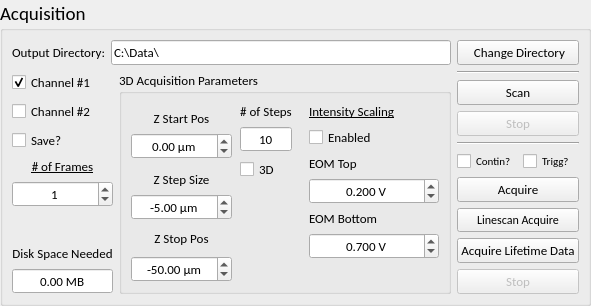
   <widget class="QGroupBox" name="groupBox_3">
    <property name="geometry">
     <rect>
      <x>10</x>
      <y>70</y>
      <width>591</width>
      <height>269</height>
     </rect>
    </property>
    <property name="font">
     <font>
      <family>Calibri</family>
      <pointsize>14</pointsize>
      <weight>50</weight>
      <italic>false</italic>
      <bold>false</bold>
      <underline>false</underline>
      <strikeout>false</strikeout>
     </font>
    </property>
    <property name="title">
     <string>Acquisition</string>
    </property>
    <layout class="QGridLayout">
     <property name="margin">
      <number>9</number>
     </property>
     <property name="spacing">
      <number>6</number>
     </property>
     <item row="4" column="1">
      <widget class="QGroupBox" name="groupBox_4">
       <property name="font">
        <font>
         <family>Calibri</family>
         <pointsize>10</pointsize>
         <weight>50</weight>
         <italic>false</italic>
         <bold>false</bold>
         <underline>false</underline>
         <strikeout>false</strikeout>
        </font>
       </property>
       <property name="title">
        <string>3D Acquisition Parameters</string>
       </property>
       <layout class="QGridLayout">
        <property name="margin">
         <number>9</number>
        </property>
        <property name="spacing">
         <number>6</number>
        </property>
        <item row="1" column="0">
         <layout class="QHBoxLayout">
          <property name="spacing">
           <number>6</number>
          </property>
          <property name="sizeConstraint">
           <enum>QLayout::SetDefaultConstraint</enum>
          </property>
          <property name="margin">
           <number>0</number>
          </property>
          <item>
           <layout class="QVBoxLayout">
            <property name="spacing">
             <number>6</number>
            </property>
            <property name="margin">
             <number>0</number>
            </property>
            <item>
             <layout class="QVBoxLayout">
              <property name="spacing">
               <number>6</number>
              </property>
              <property name="margin">
               <number>0</number>
              </property>
              <item>
               <widget class="QLabel" name="label_20">
                <property name="font">
                 <font>
                  <family>Calibri</family>
                  <pointsize>10</pointsize>
                 </font>
                </property>
                <property name="text">
                 <string>Z Start Pos</string>
                </property>
                <property name="alignment">
                 <set>Qt::AlignBottom|Qt::AlignHCenter</set>
                </property>
               </widget>
              </item>
              <item>
               <widget class="QDoubleSpinBox" name="doubleSpinBox_zStartPos">
                <property name="font">
                 <font>
                  <family>Calibri</family>
                  <pointsize>10</pointsize>
                 </font>
                </property>
                <property name="alignment">
                 <set>Qt::AlignHCenter</set>
                </property>
                <property name="suffix">
                 <string> µm</string>
                </property>
                <property name="minimum">
                 <double>-10000.000000000000000</double>
                </property>
                <property name="maximum">
                 <double>10000.000000000000000</double>
                </property>
               </widget>
              </item>
             </layout>
            </item>
            <item>
             <layout class="QVBoxLayout">
              <property name="spacing">
               <number>6</number>
              </property>
              <property name="margin">
               <number>0</number>
              </property>
              <item>
               <widget class="QLabel" name="label_21">
                <property name="font">
                 <font>
                  <family>Calibri</family>
                  <pointsize>10</pointsize>
                 </font>
                </property>
                <property name="text">
                 <string>Z Step Size</string>
                </property>
                <property name="alignment">
                 <set>Qt::AlignBottom|Qt::AlignHCenter</set>
                </property>
               </widget>
              </item>
              <item>
               <widget class="QDoubleSpinBox" name="doubleSpinBox_zStepSize">
                <property name="font">
                 <font>
                  <family>Calibri</family>
                  <pointsize>10</pointsize>
                 </font>
                </property>
                <property name="alignment">
                 <set>Qt::AlignHCenter</set>
                </property>
                <property name="suffix">
                 <string> µm</string>
                </property>
                <property name="minimum">
                 <double>-500.000000000000000</double>
                </property>
                <property name="maximum">
                 <double>1000.000000000000000</double>
                </property>
                <property name="value">
                 <double>-5.000000000000000</double>
                </property>
               </widget>
              </item>
             </layout>
            </item>
            <item>
             <layout class="QVBoxLayout">
              <property name="spacing">
               <number>6</number>
              </property>
              <property name="margin">
               <number>0</number>
              </property>
              <item>
               <widget class="QLabel" name="label_22">
                <property name="font">
                 <font>
                  <family>Calibri</family>
                  <pointsize>10</pointsize>
                 </font>
                </property>
                <property name="text">
                 <string>Z Stop Pos</string>
                </property>
                <property name="alignment">
                 <set>Qt::AlignCenter</set>
                </property>
               </widget>
              </item>
              <item>
               <widget class="QDoubleSpinBox" name="doubleSpinBox_zStopPos">
                <property name="sizePolicy">
                 <sizepolicy hsizetype="Expanding" vsizetype="Fixed">
                  <horstretch>0</horstretch>
                  <verstretch>0</verstretch>
                 </sizepolicy>
                </property>
                <property name="minimumSize">
                 <size>
                  <width>50</width>
                  <height>0</height>
                 </size>
                </property>
                <property name="baseSize">
                 <size>
                  <width>0</width>
                  <height>0</height>
                 </size>
                </property>
                <property name="font">
                 <font>
                  <family>Calibri</family>
                  <pointsize>10</pointsize>
                 </font>
                </property>
                <property name="alignment">
                 <set>Qt::AlignHCenter</set>
                </property>
                <property name="suffix">
                 <string> µm</string>
                </property>
                <property name="minimum">
                 <double>-2000.000000000000000</double>
                </property>
                <property name="maximum">
                 <double>1000.000000000000000</double>
                </property>
                <property name="value">
                 <double>-50.000000000000000</double>
                </property>
               </widget>
              </item>
             </layout>
            </item>
           </layout>
          </item>
          <item>
           <spacer>
            <property name="orientation">
             <enum>Qt::Horizontal</enum>
            </property>
            <property name="sizeHint" stdset="0">
             <size>
              <width>8</width>
              <height>20</height>
             </size>
            </property>
           </spacer>
          </item>
          <item>
           <layout class="QVBoxLayout">
            <property name="spacing">
             <number>6</number>
            </property>
            <property name="margin">
             <number>0</number>
            </property>
            <item>
             <layout class="QVBoxLayout">
              <property name="spacing">
               <number>6</number>
              </property>
              <property name="margin">
               <number>0</number>
              </property>
              <item>
               <widget class="QLabel" name="label_18">
                <property name="font">
                 <font>
                  <family>Calibri</family>
                  <pointsize>10</pointsize>
                 </font>
                </property>
                <property name="text">
                 <string># of Steps</string>
                </property>
                <property name="alignment">
                 <set>Qt::AlignBottom|Qt::AlignHCenter</set>
                </property>
               </widget>
              </item>
              <item>
               <widget class="QSpinBox" name="spinBox_numSteps">
                <property name="alignment">
                 <set>Qt::AlignCenter</set>
                </property>
                <property name="readOnly">
                 <bool>true</bool>
                </property>
                <property name="buttonSymbols">
                 <enum>QAbstractSpinBox::NoButtons</enum>
                </property>
                <property name="maximum">
                 <number>1000</number>
                </property>
                <property name="value">
                 <number>10</number>
                </property>
               </widget>
              </item>
             </layout>
            </item>
            <item>
             <widget class="QCheckBox" name="checkBox_3dAcq">
              <property name="font">
               <font>
                <family>Calibri</family>
                <pointsize>10</pointsize>
               </font>
              </property>
              <property name="text">
               <string>3D</string>
              </property>
             </widget>
            </item>
            <item>
             <spacer>
              <property name="orientation">
               <enum>Qt::Vertical</enum>
              </property>
              <property name="sizeHint" stdset="0">
               <size>
                <width>20</width>
                <height>91</height>
               </size>
              </property>
             </spacer>
            </item>
           </layout>
          </item>
          <item>
           <spacer>
            <property name="orientation">
             <enum>Qt::Horizontal</enum>
            </property>
            <property name="sizeHint" stdset="0">
             <size>
              <width>16</width>
              <height>20</height>
             </size>
            </property>
           </spacer>
          </item>
          <item>
           <layout class="QVBoxLayout">
            <property name="spacing">
             <number>6</number>
            </property>
            <property name="margin">
             <number>0</number>
            </property>
            <item>
             <widget class="QLabel" name="label_46">
              <property name="font">
               <font>
                <weight>50</weight>
                <bold>false</bold>
                <underline>true</underline>
               </font>
              </property>
              <property name="text">
               <string>Intensity Scaling</string>
              </property>
             </widget>
            </item>
            <item>
             <widget class="QCheckBox" name="checkBox_laserIntAdjust">
              <property name="font">
               <font>
                <family>Calibri</family>
                <pointsize>10</pointsize>
               </font>
              </property>
              <property name="text">
               <string>Enabled</string>
              </property>
             </widget>
            </item>
            <item>
             <widget class="QLabel" name="label_51">
              <property name="text">
               <string>EOM Top</string>
              </property>
             </widget>
            </item>
            <item>
             <widget class="QDoubleSpinBox" name="doubleSpinBox_TopVoltage">
              <property name="alignment">
               <set>Qt::AlignCenter</set>
              </property>
              <property name="suffix">
               <string> V</string>
              </property>
              <property name="decimals">
               <number>3</number>
              </property>
              <property name="minimum">
               <double>-10.000000000000000</double>
              </property>
              <property name="maximum">
               <double>10.000000000000000</double>
              </property>
              <property name="value">
               <double>0.200000000000000</double>
              </property>
             </widget>
            </item>
            <item>
             <widget class="QLabel" name="label_54">
              <property name="text">
               <string>EOM Bottom</string>
              </property>
             </widget>
            </item>
            <item>
             <widget class="QDoubleSpinBox" name="doubleSpinBox_BottomVoltage">
              <property name="alignment">
               <set>Qt::AlignCenter</set>
              </property>
              <property name="suffix">
               <string> V</string>
              </property>
              <property name="decimals">
               <number>3</number>
              </property>
              <property name="minimum">
               <double>-10.000000000000000</double>
              </property>
              <property name="maximum">
               <double>10.000000000000000</double>
              </property>
              <property name="value">
               <double>0.700000000000000</double>
              </property>
             </widget>
            </item>
            <item>
             <spacer>
              <property name="orientation">
               <enum>Qt::Vertical</enum>
              </property>
              <property name="sizeHint" stdset="0">
               <size>
                <width>130</width>
                <height>71</height>
               </size>
              </property>
             </spacer>
            </item>
           </layout>
          </item>
         </layout>
        </item>
       </layout>
      </widget>
     </item>
     <item row="3" column="2" rowspan="2">
      <layout class="QVBoxLayout">
       <property name="spacing">
        <number>6</number>
       </property>
       <property name="margin">
        <number>0</number>
       </property>
       <item>
        <widget class="QPushButton" name="pushButton_changeDir">
         <property name="font">
          <font>
           <family>Calibri</family>
           <pointsize>10</pointsize>
           <weight>50</weight>
           <italic>false</italic>
           <bold>false</bold>
           <underline>false</underline>
           <strikeout>false</strikeout>
          </font>
         </property>
         <property name="text">
          <string> Change Directory</string>
         </property>
        </widget>
       </item>
       <item>
        <widget class="Line" name="line_3">
         <property name="orientation">
          <enum>Qt::Horizontal</enum>
         </property>
        </widget>
       </item>
       <item>
        <widget class="QPushButton" name="pushButton_Scan">
         <property name="font">
          <font>
           <family>Calibri</family>
           <pointsize>10</pointsize>
           <weight>50</weight>
           <italic>false</italic>
           <bold>false</bold>
           <underline>false</underline>
           <strikeout>false</strikeout>
          </font>
         </property>
         <property name="text">
          <string>Scan</string>
         </property>
        </widget>
       </item>
       <item>
        <widget class="QPushButton" name="pushButton_Stop">
         <property name="enabled">
          <bool>false</bool>
         </property>
         <property name="font">
          <font>
           <family>Calibri</family>
           <pointsize>10</pointsize>
           <weight>50</weight>
           <italic>false</italic>
           <bold>false</bold>
           <underline>false</underline>
           <strikeout>false</strikeout>
          </font>
         </property>
         <property name="text">
          <string>Stop</string>
         </property>
        </widget>
       </item>
       <item>
        <widget class="Line" name="line_4">
         <property name="orientation">
          <enum>Qt::Horizontal</enum>
         </property>
        </widget>
       </item>
       <item>
        <layout class="QHBoxLayout" name="horizontalLayout_2">
         <item>
          <widget class="QCheckBox" name="checkBox_ContinAcq">
           <property name="enabled">
            <bool>true</bool>
           </property>
           <property name="font">
            <font>
             <pointsize>8</pointsize>
            </font>
           </property>
           <property name="text">
            <string>Contin?</string>
           </property>
           <property name="checked">
            <bool>false</bool>
           </property>
          </widget>
         </item>
         <item>
          <widget class="QCheckBox" name="checkBox_TrigAcq">
           <property name="font">
            <font>
             <pointsize>8</pointsize>
            </font>
           </property>
           <property name="text">
            <string>Trigg?</string>
           </property>
           <property name="checked">
            <bool>false</bool>
           </property>
          </widget>
         </item>
        </layout>
       </item>
       <item>
        <widget class="QPushButton" name="pushButton_Acquire">
         <property name="font">
          <font>
           <family>Calibri</family>
           <pointsize>10</pointsize>
           <weight>50</weight>
           <italic>false</italic>
           <bold>false</bold>
           <underline>false</underline>
           <strikeout>false</strikeout>
          </font>
         </property>
         <property name="text">
          <string>Acquire</string>
         </property>
        </widget>
       </item>
       <item>
        <widget class="QPushButton" name="pushButton_linescanAcq">
         <property name="font">
          <font>
           <family>Calibri</family>
           <pointsize>9</pointsize>
           <weight>50</weight>
           <italic>false</italic>
           <bold>false</bold>
           <underline>false</underline>
           <strikeout>false</strikeout>
          </font>
         </property>
         <property name="text">
          <string>Linescan Acquire</string>
         </property>
        </widget>
       </item>
       <item>
        <widget class="QPushButton" name="pushButton_lifetimeAcq">
         <property name="enabled">
          <bool>true</bool>
         </property>
         <property name="font">
          <font>
           <family>Calibri</family>
           <pointsize>10</pointsize>
           <weight>50</weight>
           <italic>false</italic>
           <bold>false</bold>
           <underline>false</underline>
           <strikeout>false</strikeout>
          </font>
         </property>
         <property name="text">
          <string>Acquire Lifetime Data</string>
         </property>
        </widget>
       </item>
       <item>
        <spacer name="verticalSpacer_7">
         <property name="orientation">
          <enum>Qt::Vertical</enum>
         </property>
         <property name="sizeHint" stdset="0">
          <size>
           <width>20</width>
           <height>40</height>
          </size>
         </property>
        </spacer>
       </item>
       <item>
        <widget class="QPushButton" name="pushButton_stopAcq">
         <property name="enabled">
          <bool>false</bool>
         </property>
         <property name="font">
          <font>
           <pointsize>10</pointsize>
          </font>
         </property>
         <property name="text">
          <string>Stop</string>
         </property>
        </widget>
       </item>
      </layout>
     </item>
     <item row="3" column="0" colspan="2">
      <layout class="QHBoxLayout">
       <property name="spacing">
        <number>6</number>
       </property>
       <property name="margin">
        <number>0</number>
       </property>
       <item>
        <widget class="QLabel" name="label_17">
         <property name="font">
          <font>
           <family>Calibri</family>
           <pointsize>10</pointsize>
           <weight>50</weight>
           <italic>false</italic>
           <bold>false</bold>
           <underline>false</underline>
           <strikeout>false</strikeout>
          </font>
         </property>
         <property name="text">
          <string>Output Directory:</string>
         </property>
         <property name="alignment">
          <set>Qt::AlignRight|Qt::AlignTrailing|Qt::AlignVCenter</set>
         </property>
        </widget>
       </item>
       <item>
        <widget class="QLineEdit" name="lineEdit_OutputDir">
         <property name="font">
          <font>
           <family>Calibri</family>
           <pointsize>10</pointsize>
           <weight>50</weight>
           <italic>false</italic>
           <bold>false</bold>
           <underline>false</underline>
           <strikeout>false</strikeout>
          </font>
         </property>
         <property name="text">
          <string>C:\Data\</string>
         </property>
         <property name="maxLength">
          <number>1024</number>
         </property>
        </widget>
       </item>
      </layout>
     </item>
     <item row="4" column="0">
      <layout class="QVBoxLayout">
       <property name="spacing">
        <number>6</number>
       </property>
       <property name="margin">
        <number>0</number>
       </property>
       <item>
        <layout class="QVBoxLayout">
         <property name="spacing">
          <number>6</number>
         </property>
         <property name="margin">
          <number>0</number>
         </property>
         <item>
          <widget class="QCheckBox" name="checkBox_Input1">
           <property name="font">
            <font>
             <family>Calibri</family>
             <pointsize>10</pointsize>
             <weight>50</weight>
             <italic>false</italic>
             <bold>false</bold>
             <underline>false</underline>
             <strikeout>false</strikeout>
            </font>
           </property>
           <property name="text">
            <string>Channel #1</string>
           </property>
           <property name="checked">
            <bool>true</bool>
           </property>
          </widget>
         </item>
         <item>
          <widget class="QCheckBox" name="checkBox_Input2">
           <property name="font">
            <font>
             <family>Calibri</family>
             <pointsize>10</pointsize>
             <weight>50</weight>
             <italic>false</italic>
             <bold>false</bold>
             <underline>false</underline>
             <strikeout>false</strikeout>
            </font>
           </property>
           <property name="text">
            <string>Channel #2</string>
           </property>
          </widget>
         </item>
        </layout>
       </item>
       <item>
        <widget class="QCheckBox" name="checkBox_Save">
         <property name="font">
          <font>
           <family>Calibri</family>
           <pointsize>10</pointsize>
           <weight>50</weight>
           <italic>false</italic>
           <bold>false</bold>
           <underline>false</underline>
           <strikeout>false</strikeout>
          </font>
         </property>
         <property name="text">
          <string>Save?</string>
         </property>
        </widget>
       </item>
       <item>
        <layout class="QVBoxLayout">
         <property name="spacing">
          <number>6</number>
         </property>
         <property name="margin">
          <number>0</number>
         </property>
         <item>
          <widget class="QLabel" name="label_23">
           <property name="font">
            <font>
             <family>Calibri</family>
             <pointsize>10</pointsize>
             <weight>50</weight>
             <italic>false</italic>
             <bold>false</bold>
             <underline>false</underline>
             <strikeout>false</strikeout>
            </font>
           </property>
           <property name="text">
            <string>&lt;u&gt;# of Frames</string>
           </property>
           <property name="alignment">
            <set>Qt::AlignBottom|Qt::AlignHCenter</set>
           </property>
          </widget>
         </item>
         <item>
          <widget class="QSpinBox" name="spinBox_numFrames">
           <property name="font">
            <font>
             <family>Calibri</family>
             <pointsize>10</pointsize>
             <weight>50</weight>
             <italic>false</italic>
             <bold>false</bold>
             <underline>false</underline>
             <strikeout>false</strikeout>
            </font>
           </property>
           <property name="alignment">
            <set>Qt::AlignCenter</set>
           </property>
           <property name="value">
            <number>1</number>
           </property>
          </widget>
         </item>
        </layout>
       </item>
       <item>
        <spacer>
         <property name="orientation">
          <enum>Qt::Vertical</enum>
         </property>
         <property name="sizeHint" stdset="0">
          <size>
           <width>20</width>
           <height>5</height>
          </size>
         </property>
        </spacer>
       </item>
       <item>
        <layout class="QVBoxLayout">
         <property name="spacing">
          <number>6</number>
         </property>
         <property name="margin">
          <number>0</number>
         </property>
         <item>
          <widget class="QLabel" name="label_24">
           <property name="font">
            <font>
             <family>Calibri</family>
             <pointsize>10</pointsize>
             <weight>50</weight>
             <italic>false</italic>
             <bold>false</bold>
             <underline>false</underline>
             <strikeout>false</strikeout>
            </font>
           </property>
           <property name="text">
            <string>Disk Space Needed</string>
           </property>
           <property name="alignment">
            <set>Qt::AlignBottom|Qt::AlignHCenter</set>
           </property>
          </widget>
         </item>
         <item>
          <widget class="QDoubleSpinBox" name="doubleSpinBox_diskSpace">
           <property name="font">
            <font>
             <family>Calibri</family>
             <pointsize>10</pointsize>
             <weight>50</weight>
             <bold>false</bold>
            </font>
           </property>
           <property name="alignment">
            <set>Qt::AlignCenter</set>
           </property>
           <property name="readOnly">
            <bool>true</bool>
           </property>
           <property name="buttonSymbols">
            <enum>QAbstractSpinBox::NoButtons</enum>
           </property>
           <property name="suffix">
            <string> MB</string>
           </property>
          </widget>
         </item>
        </layout>
       </item>
      </layout>
     </item>
    </layout>
   </widget>
